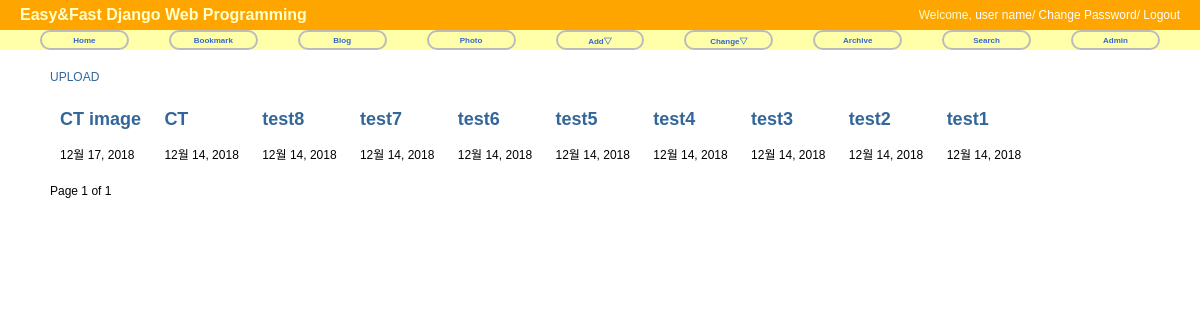
The page / on the database its author committed.
### blog/models.py (models this page shows, shortened)
@python_2_unicode_compatible # Python 2.x 지원용
class Post(models.Model):
    title = models.CharField('TITLE', max_length=50)
    slug = models.SlugField('SLUG', unique=True, allow_unicode=True, help_text='one word for title alias.', blank=True)
    content = models.TextField('CONTENT', blank=True)
    image_type = models.CharField('Image Type', max_length=10, blank=True)
    image = models.ImageField('IMAGE', blank=True)
    create_date = models.DateTimeField('Create Date', auto_now_add=True)
    modify_date = models.DateTimeField('Modify Date', auto_now=True)
    class Meta:
        verbose_name = 'post'
        verbose_name_plural = 'posts'
        db_table = 'my_post'
        ordering = ('-modify_date',)
    def get_absolute_url(self):
        return reverse('blog:post_detail', args=(self.slug,))

### blog/views.py (the view)
# urls.py: path('', PostLV.as_view(), name='index'),
class PostLV(ListView) :
    model = Post
    template_name = 'blog/post_all.html'
    context_object_name = 'posts'
    paginate_by = 10

### blog/templates/blog/post_all.html (shortened to what this page needs)
{% extends "base.html" %}
{% block content %}
<div id="content">
    <div>
        <a href="{% url 'blog:add' %}">UPLOAD</a>
    </div>
    {% for post in posts %}
    <div class="test1">
        <h2><a href="{{ post.get_absolute_url }}">{{ post.title }}</a></h2>
        {{ post.modify_date|date:"N d, Y" }}
    </div>
    {% endfor %}
    <br />
    <div>
        <span>
            Page {{ page_obj.number }} of {{ page_obj.paginator.num_pages }}
        </span>
    </div>
</div>
{% endblock %}

### templates/base.html (shortened to what this page needs)
<!DOCTYPE html>
<html lang="ko">
<head>
    {% load staticfiles %}
    <link rel="stylesheet" type="text/css" href='{% static "css/base.css" %}'>
    <link rel="stylesheet" type="text/css" href="{% block extrastyle %}{% endblock %}">
</head>
<body>
    <div id="header">
        <h2 class="maintitle">Easy&amp;Fast Django Web Programming</h2>
        <h4 class="welcome">Welcome, <a href="#">user name</a>/
            <a href="#">Change Password</a>/
            <a href="#">Logout</a></h4>
    </div>
    <div id="menu">
        <li><a href="{% url 'home' %}">Home</a></li>
        <li><a href="{% url 'bookmark:index' %}">Bookmark</a></li>
        <li><a href="{% url 'blog:index' %}">Blog</a></li>
        <li><a href="#">Photo</a></li>
        <li><a href="#">Add&bigtriangledown;</a>
        </li>
        <li><a href="#">Change&bigtriangledown;</a>
        </li>
        <li><a href="{% url 'blog:post_archive' %}">Archive</a></li>
        <li><a href="#">Search</a></li>
        <li><a href="{% url 'admin:index' %}">Admin</a></li>
    </div>
    {% block content %}{% endblock %}
</body>
</html>

### static/css/base.css (style rules this page uses)
body { font-family: "Lucida Grande", Verdana, Arial, sans-serif; font-size: 12px; }
div#header { position: absolute; top: 0px; left: 0px; height: 30px; width: 100%; display: table; background: orange; }
div#menu { position: absolute; top: 30px; left: 0px; height: 20px; width: 100%; display: table; table-layout: fixed; border-spacing: 40px 0px; background: #ffa; font-size: 8px; }
div#content { position: absolute; top: 70px; left: 50px; right: 5px; }
.maintitle { display: table-cell; vertical-align: middle; padding-left: 20px; color: #ffc; font-weight: bold; font-size: 16px; }
.welcome { display: table-cell; vertical-align: middle; text-align: right; padding-right: 20px; color: #ffc; font-weight: normal; font-size: 12px; }
.welcome a:link, .welcome a:visited { color: white; }
div#menu a:link, div#menu a:visited { color: #36c; }
div#menu > li { display: table-cell; vertical-align: middle; border: 2px solid #bbb; border-radius: 25px; text-align: center; font-weight: bold; }
a:link, a:visited { color: #369; text-decoration: none; }

### blog/templates/blog/post_all.html (style rules this page uses)
.test1 { display: inline-block; padding: 10px; }

### rows shown on the page
Post: title "CT image", modify_date "12월 17, 2018"
Post: title "CT", modify_date "12월 14, 2018"
Post: title "test8", modify_date "12월 14, 2018"
Post: title "test7", modify_date "12월 14, 2018"
Post: title "test6", modify_date "12월 14, 2018"
Post: title "test5", modify_date "12월 14, 2018"
Post: title "test4", modify_date "12월 14, 2018"
Post: title "test3", modify_date "12월 14, 2018"
Post: title "test2", modify_date "12월 14, 2018"
Post: title "test1", modify_date "12월 14, 2018"

### other values the page prints
{{ page_obj.number }} "1"
{{ page_obj.paginator.num_pages }} "1"
